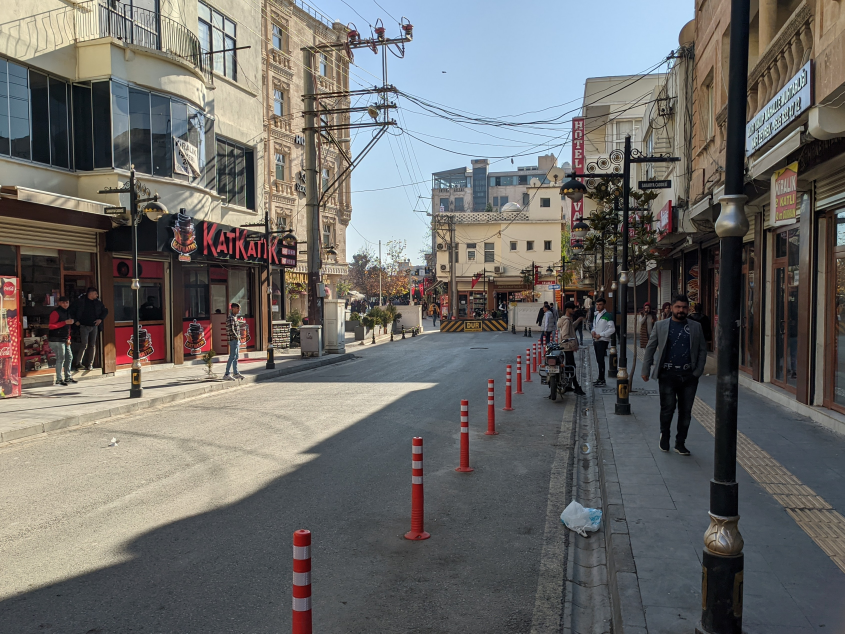
#> input picture DeepLearning/Day15/img.jpg, 3380 x 2535 px (shown at 1/4 size)
$ python practice1.py
#> lines starting #> are read from the running program, lines starting #| are printed output that depends on the picture
import cv2
import numpy as np

img = cv2.imread("img.jpg")
#> img is the input picture: shape (2535, 3380, 3); mean B, G, R 105.6, 107.8, 109

rows, cols = img.shape[:2]
#> rows = 2535; cols = 3380

# Translation
M_translate = np.float32([
    [1, 0, 100],
    [0, 1, 50]
])
translated = cv2.warpAffine(img, M_translate, (cols, rows))
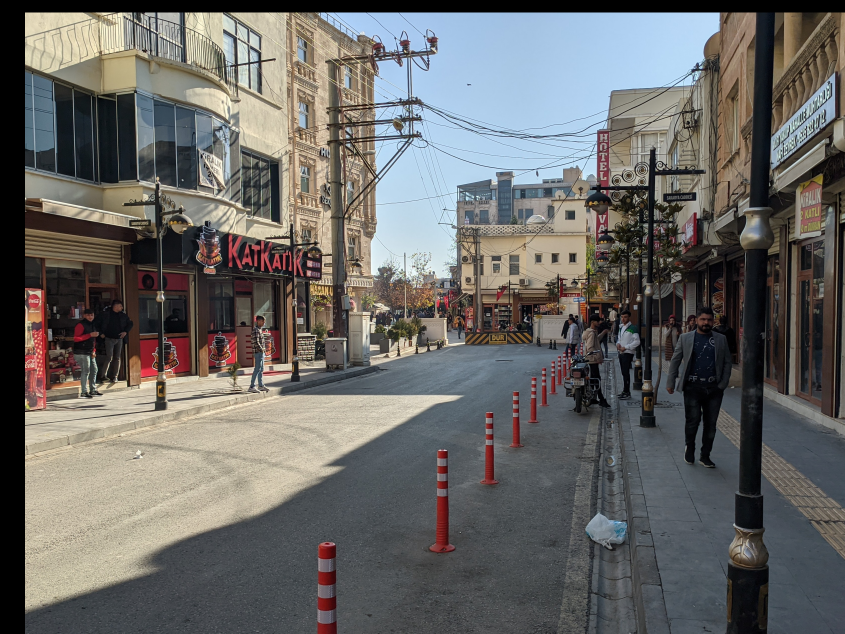
#> translated: shape (2535, 3380, 3) (shown at 1/4 size); mean B, G, R 102, 104.1, 105.1

# 2. Rotation
center = (cols // 2, rows // 2)
#> center = (1690, 1267)
rotate45 = cv2.warpAffine(img, cv2.getRotationMatrix2D(center, 45, 1), (cols, rows))
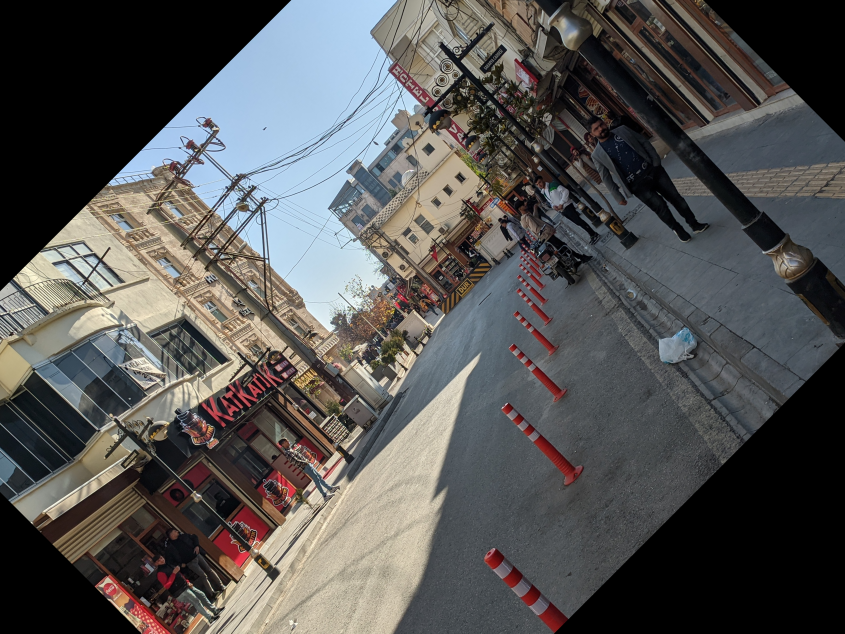
#> rotate45: shape (2535, 3380, 3) (shown at 1/4 size); mean B, G, R 83.7, 84.5, 85.3
rotate90 = cv2.warpAffine(img, cv2.getRotationMatrix2D(center, 90, 1), (cols, rows))
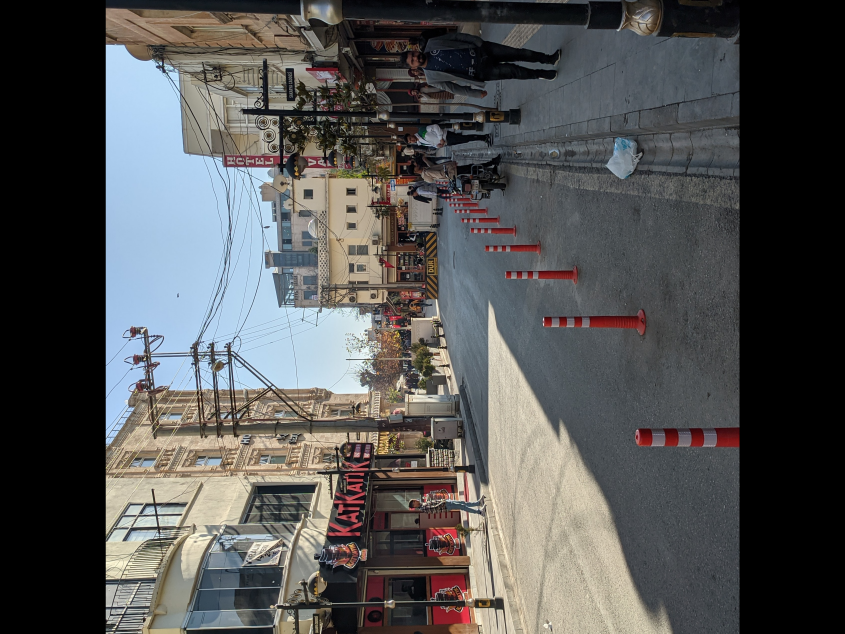
#> rotate90: shape (2535, 3380, 3) (shown at 1/4 size); mean B, G, R 83.4, 83.7, 83.5

# Scaling
scaled_up = cv2.resize(img, None, fx = 2, fy = 2)
scaled_down = cv2.resize(img, None, fx = 0.5, fy = 0.5)

# Affine Transformation
pts1 = np.float32([[50, 50], [200, 50], [50, 200]])
pts2 = np.float32([[10, 100], [200, 50], [100, 250]])

M_affine = cv2.getAffineTransform(pts1, pts2)
affine = cv2.warpAffine(img, M_affine, (cols, rows))
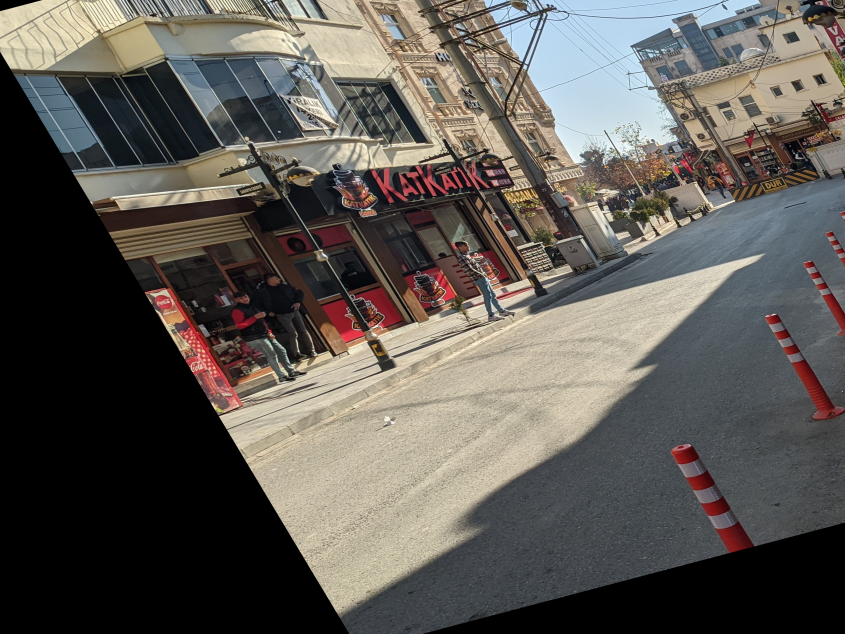
#> affine: shape (2535, 3380, 3) (shown at 1/4 size); mean B, G, R 84.1, 89.3, 93.4

# Perspective Transformation
pts1 = np.float32([[50, 50], [250, 50], [50, 250], [250, 250]])
pts2 = np.float32([[0, 0], [300, 0], [0, 300], [300, 300]])

M_perspective = cv2.getPerspectiveTransform(pts1, pts2)
perspective = cv2.warpPerspective(img, M_perspective, (300, 300))
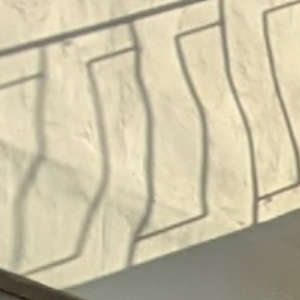
#> perspective: shape (300, 300, 3); mean B, G, R 164.4, 192.5, 200.8

cv2.imshow("Original", img)
cv2.imshow("Translated", translated)
cv2.imshow("Rotate 45", rotate45)
cv2.imshow("Rotate 90", rotate90)
cv2.imshow("Scaled Up", scaled_up)
cv2.imshow("Scaled Down", scaled_down)
cv2.imshow("Affine", affine)
cv2.imshow("Perspective", perspective)

cv2.waitKey(0)
cv2.destroyAllWindows()
